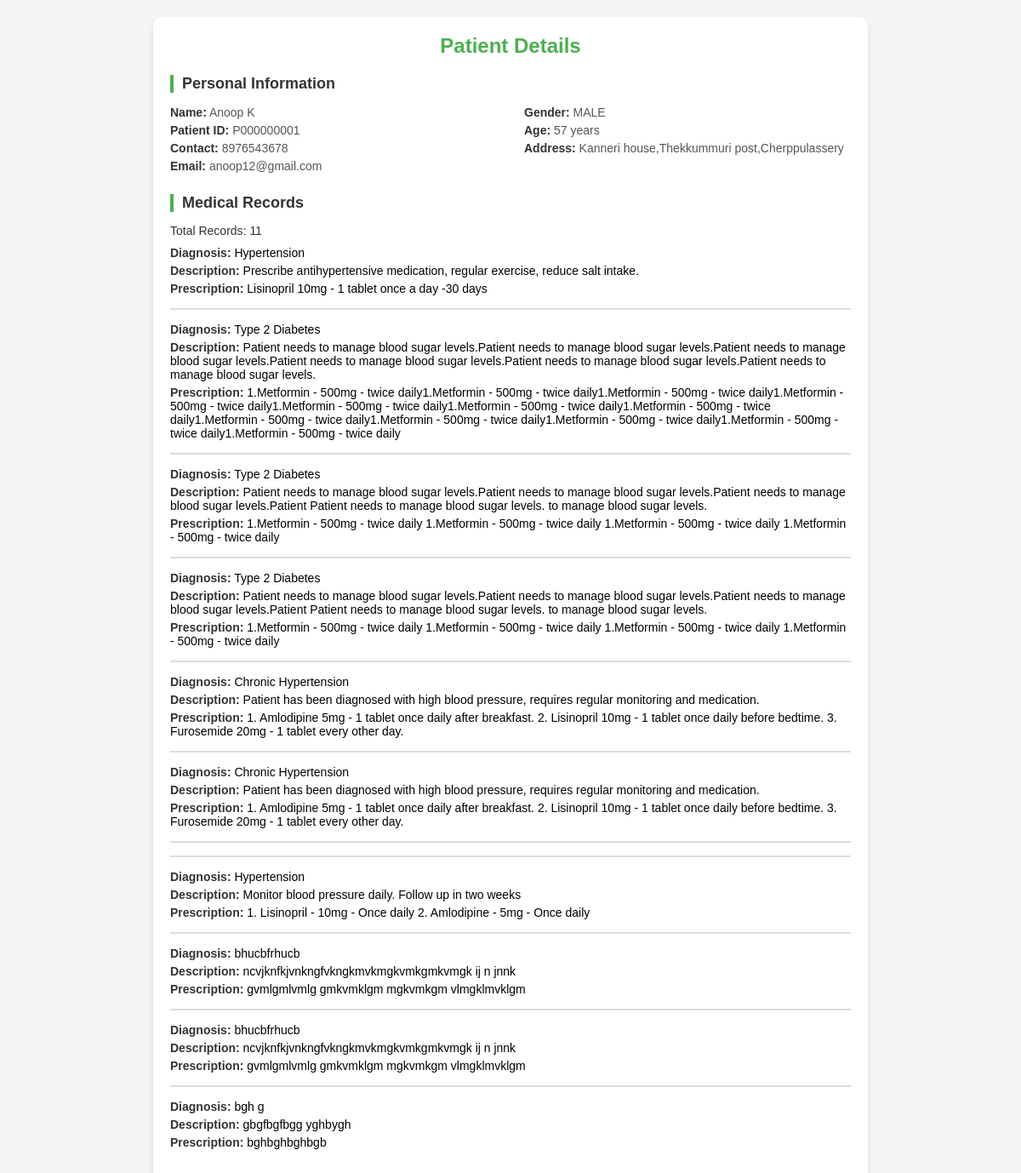
Screenshot of /patient/1/ (signed in) with the database file from the repository.
### hmsapp/models.py (models this page shows, shortened)
class Patient(models.Model):
    GENDER_CHOICES = [
        ('male', 'Male'),
        ('female', 'Female'),
        ('other', 'Other'),
    ]
    user = models.OneToOneField(CustomUser, on_delete=models.CASCADE, null=True, blank=True)
    patient_pic = models.ImageField(upload_to='user/images/', null=True, blank=True)
    patient_name = models.CharField(max_length=200)
    mobile_number = models.CharField(max_length=15, validators=[phone_regex])
    email = models.EmailField(max_length=200)
    gender = models.CharField(max_length=100, choices=GENDER_CHOICES)
    address = models.TextField()
    dob = models.DateField(null=True, blank=True)
    patient_id = models.CharField(max_length=10, unique=True, null=True, blank=True)
    created_at = models.DateTimeField(auto_now_add=True)
    updated_at = models.DateTimeField(auto_now=True)

class MedicalRecord(models.Model):
    patient = models.ForeignKey('Patient', on_delete=models.CASCADE, related_name='medicalRecord')
    doctor = models.ForeignKey(Doctor, on_delete=models.SET_NULL, null=True, blank=True)
    diagnosis = models.CharField(max_length=255, blank=True, null=True)
    description = models.TextField(blank=True, null=True)
    prescription = models.TextField(blank=True, null=True)
    report_files = models.FileField(upload_to='medical_records/images', blank=True, null=True)
    created_at = models.DateTimeField(auto_now_add=True)
    updated_at = models.DateTimeField(auto_now=True)

### hmsapp/views.py (the view)
# urls.py: path('patient/<int:patient_id>/', views.patient_details, name='patient_details'),
def patient_details(request, patient_id):
    if not request.user.is_authenticated:
        return redirect('login')
    patient = get_object_or_404(Patient, id=patient_id)
    medical_records = MedicalRecord.objects.filter(patient=patient)
    appointments = Appointment.objects.filter(patient=patient)
    today = date.today()
    birth_date = patient.dob
    age = today.year - birth_date.year - ((today.month, today.day) < (birth_date.month, birth_date.day))
    patient.age = age
    context = {
        'patient': patient,
        'medical_records': medical_records,
        'appointments': appointments,
    }
    return render(request, 'doctor/patient_details.html', context)

### templates/doctor/patient_details.html (shortened to what this page needs)
<!DOCTYPE html>
<html lang="en">
<head>
</head>
<body>
    <div class="card">
        <div class="header">
            <h2>Patient Details</h2>
        </div>
        <div class="section">
            <h3>Personal Information</h3>
            <div class="details-wrapper">
                <div class="details">
                    <p><span>Name:</span> {{ patient.patient_name }}</p>
                    <p><span>Patient ID:</span> {{ patient.patient_id }}</p>
                    <p><span>Contact:</span> {{ patient.mobile_number }}</p>
                    <p><span>Email:</span> {{ patient.email }}</p>
                </div>
                <div class="details">
                    <p><span>Gender:</span> {{ patient.gender|upper }}</p>
                    <p><span>Age:</span> {{ patient.age }} years</p>
                     <p><span>Address:</span> {{ patient.address }}</p>
                </div>
            </div>
        </div>
        <div class="section">
            <h3>Medical Records</h3>
            <p class="record-count">Total Records: {{ medical_records|length }}</p>
            {% for record in medical_records %}
                <div class="record">
                    {% if record.diagnosis %}
                        <p><span class="record-heading">Diagnosis:</span> {{ record.diagnosis }}</p>
                    {% endif %}
                    {% if record.description %}
                        <p><span class="record-heading">Description:</span> {{ record.description }}</p>
                    {% endif %}
                    {% if record.prescription %}
                        <p><span class="record-heading">Prescription:</span> {{ record.prescription }}</p>
                    {% endif %}
                </div>
                {% if not forloop.last %}
                    <div class="divider"></div>
                {% endif %}
            {% endfor %}
        </div>
    </div>
</body>
</html>

### templates/doctor/patient_details.html (style rules this page uses)
body { font-family: Arial, sans-serif; margin: 0; padding: 0; background-color: #f5f5f5; display: flex; justify-content: center; align-items: center; min-height: 100vh; }
.card { background: #ffffff; border-radius: 10px; box-shadow: 0 4px 8px rgba(0, 0, 0, 0.1); width: 90%; max-width: 800px; padding: 20px; margin: 20px; }
.header { text-align: center; margin-bottom: 20px; }
.header h2 { color: #4CAF50; margin: 0; }
.section { margin-bottom: 20px; }
.section h3 { font-size: 18px; color: #333; margin-bottom: 10px; border-left: 4px solid #4CAF50; padding-left: 10px; }
.details-wrapper { display: flex; justify-content: space-between; gap: 20px; }
.details { width: 48%; }
.details p { font-size: 14px; color: #555; margin: 5px 0; }
.details p span { font-weight: bold; color: #333; }
.record { margin-bottom: 15px; position: relative; }
.record p { font-size: 14px; margin: 5px 0; }
.divider { width: 100%; height: 2px; background: #ddd; margin: 15px 0; }
.record-count { font-size: 14px; color: #333; margin-bottom: 10px; }
.record-heading { font-weight: bold; color: #333; }

### rows the page displays
Patient: patient_name "Anoop K", patient_id "P000000001", mobile_number "8976543678", email "anoop12@gmail.com", gender "MALE", age "57", address "Kanneri house,Thekkummuri post,Cherppulassery"
MedicalRecord: diagnosis "Hypertension", description "Prescribe antihypertensive medication, regular exercise, reduce salt intake.", prescription "Lisinopril 10mg - 1 tablet once a day -30 days"
MedicalRecord: diagnosis "Type 2 Diabetes", description "Patient needs to manage blood sugar levels.Patient needs to manage blood sugar levels.Patient needs to manage blood sugar levels.Patient needs to manage blood sugar levels.Patient needs to manage blood sugar levels.Patient needs to manage blood sugar levels.", prescription "1.Metformin - 500mg - twice daily1.Metformin - 500mg - twice daily1.Metformin - 500mg - twice daily1.Metformin - 500mg - twice daily1.Metformin - 500mg - twice daily1.Metformin - 500mg - twice daily1.Metformin - 500mg - twice daily1.Metformin - 500mg - twice daily1.Metformin - 500mg - twice daily1.Metformin - 500mg - twice daily1.Metformin - 500mg - twice daily1.Metformin - 500mg - twice daily"
MedicalRecord: diagnosis "Type 2 Diabetes", description "Patient needs to manage blood sugar levels.Patient needs to manage blood sugar levels.Patient needs to manage blood sugar levels.Patient Patient needs to manage blood sugar levels. to manage blood sugar levels.", prescription "1.Metformin - 500mg - twice daily 1.Metformin - 500mg - twice daily 1.Metformin - 500mg - twice daily 1.Metformin - 500mg - twice daily"
MedicalRecord: diagnosis "Type 2 Diabetes", description "Patient needs to manage blood sugar levels.Patient needs to manage blood sugar levels.Patient needs to manage blood sugar levels.Patient Patient needs to manage blood sugar levels. to manage blood sugar levels.", prescription "1.Metformin - 500mg - twice daily 1.Metformin - 500mg - twice daily 1.Metformin - 500mg - twice daily 1.Metformin - 500mg - twice daily"
MedicalRecord: diagnosis "Chronic Hypertension", description "Patient has been diagnosed with high blood pressure, requires regular monitoring and medication.", prescription "1. Amlodipine 5mg - 1 tablet once daily after breakfast. 2. Lisinopril 10mg - 1 tablet once daily before bedtime. 3. Furosemide 20mg - 1 tablet every other day."
MedicalRecord: diagnosis "Chronic Hypertension", description "Patient has been diagnosed with high blood pressure, requires regular monitoring and medication.", prescription "1. Amlodipine 5mg - 1 tablet once daily after breakfast. 2. Lisinopril 10mg - 1 tablet once daily before bedtime. 3. Furosemide 20mg - 1 tablet every other day."
MedicalRecord: diagnosis "Hypertension", description "Monitor blood pressure daily. Follow up in two weeks", prescription "1. Lisinopril - 10mg - Once daily 2. Amlodipine - 5mg - Once daily"
MedicalRecord: diagnosis "bhucbfrhucb", description "ncvjknfkjvnkngfvkngkmvkmgkvmkgmkvmgk ij n jnnk", prescription "gvmlgmlvmlg gmkvmklgm mgkvmkgm vlmgklmvklgm"
MedicalRecord: diagnosis "bhucbfrhucb", description "ncvjknfkjvnkngfvkngkmvkmgkvmkgmkvmgk ij n jnnk", prescription "gvmlgmlvmlg gmkvmklgm mgkvmkgm vlmgklmvklgm"
MedicalRecord: diagnosis "bgh g", description "gbgfbgfbgg yghbygh", prescription "bghbghbghbgb"

### other values shown
{{ medical_records|length }} "11"
